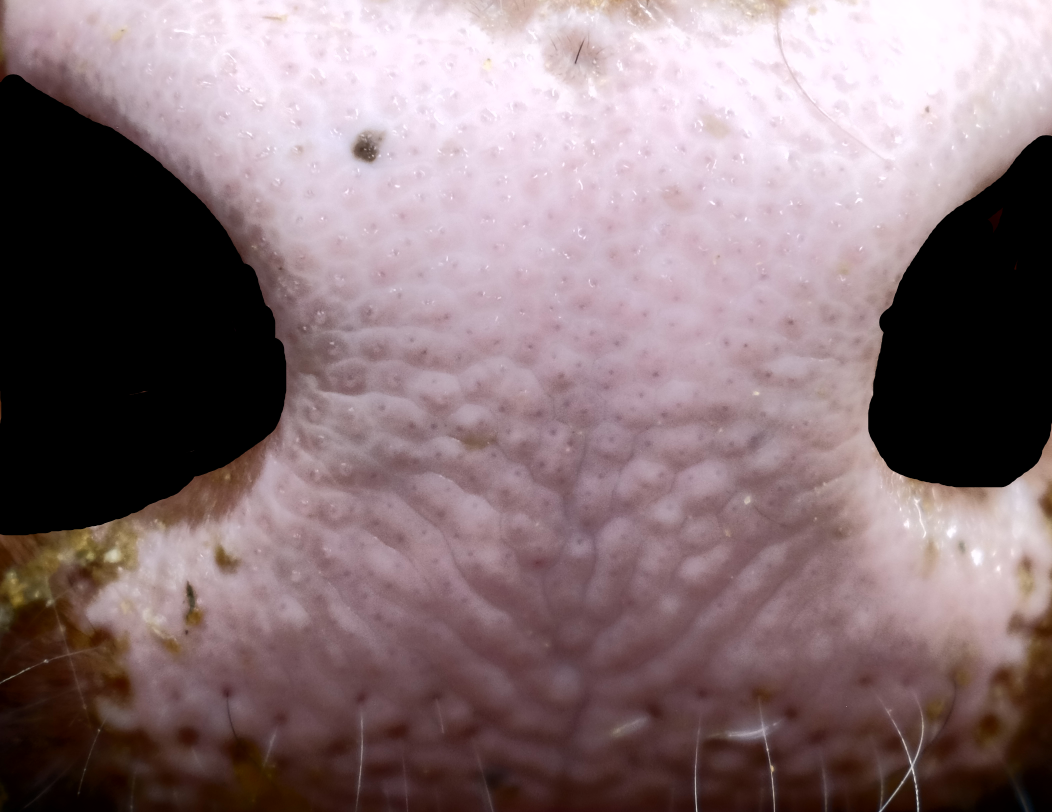
#> input picture images/testenhancednonostrils.png, 2104 x 1624 px, found by its file name (shown at 1/2 size)
$ python color_change.py   (older library calls are emulated)
#> lines starting #> are read from the running program, lines starting #| are printed output that depends on the picture
import cv2

# Load the image
img = cv2.imread('images\\testenhancednonostrils.png')
#> img is the input picture: shape (1624, 2104, 3); mean B, G, R 118.7, 114.8, 134.9

# Convert the image to grayscale
gray = cv2.cvtColor(img, cv2.COLOR_BGR2GRAY)
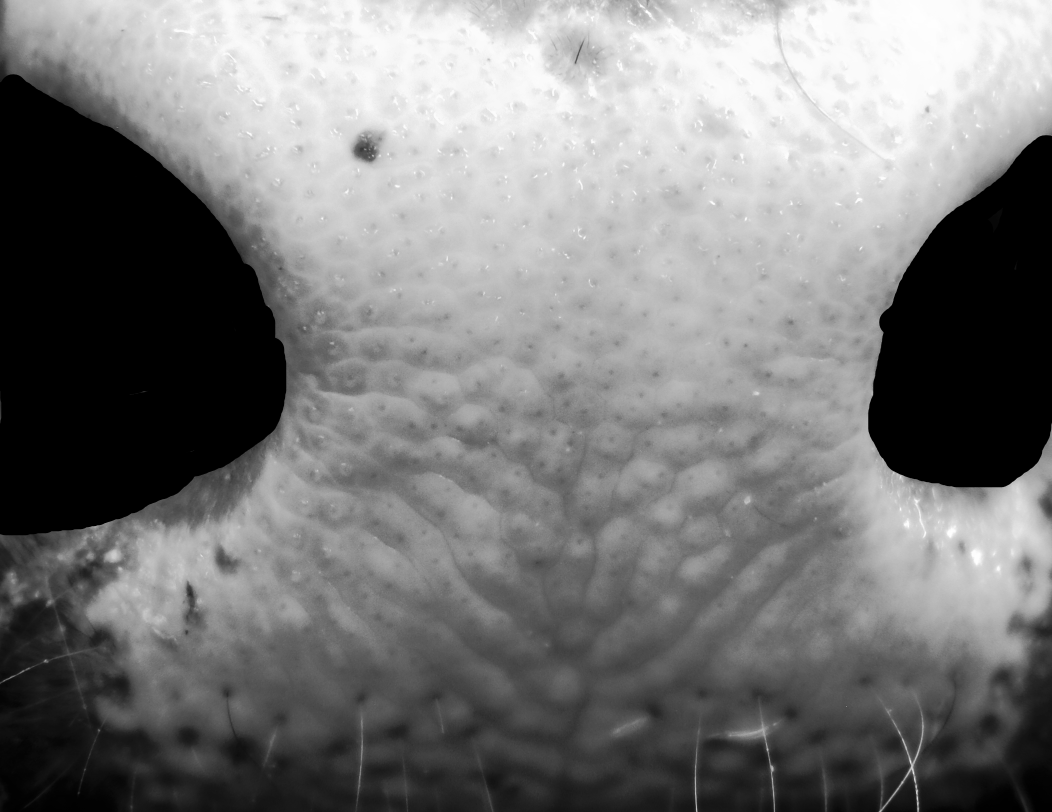
#> gray: shape (1624, 2104) (shown at 1/2 size); min 0, max 254, mean 121.3

# Apply the Laplacian filter
laplacian = cv2.Laplacian(gray, cv2.CV_64F)
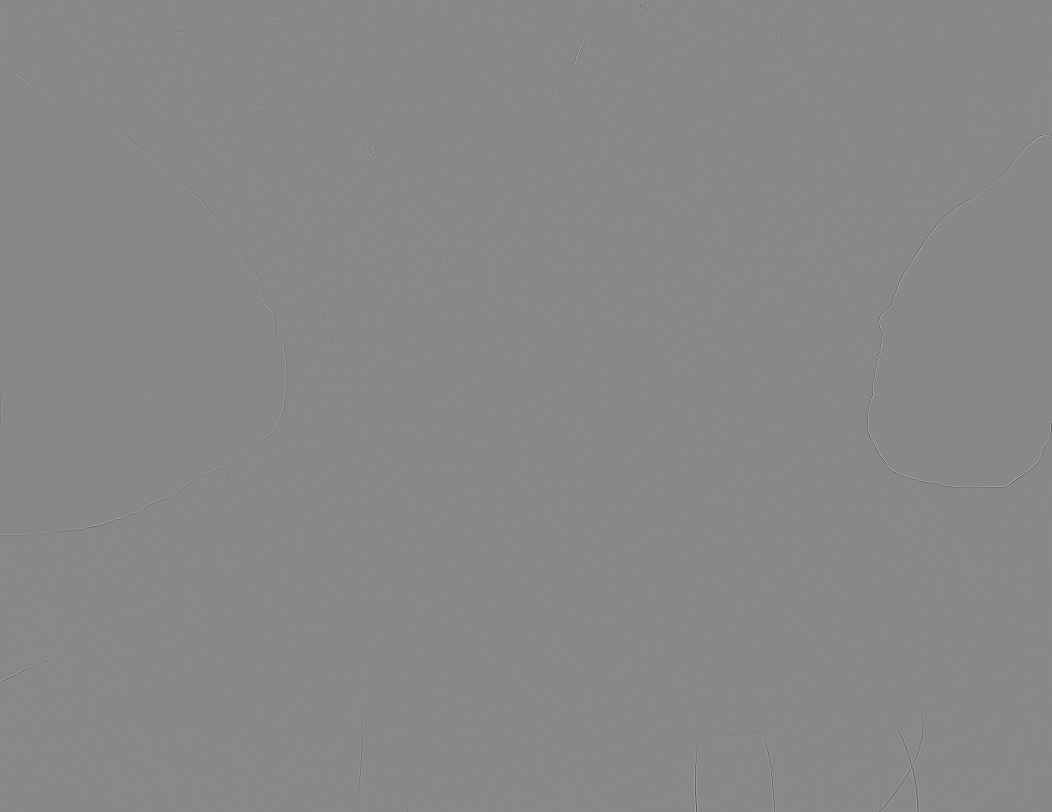
#> laplacian: shape (1624, 2104) float64 (shown at 1/2 size); min -280, max 243, mean 0; drawn with min black and max white

# Rescale the Laplacian output to 0-255
laplacian_rescaled = cv2.convertScaleAbs(laplacian)
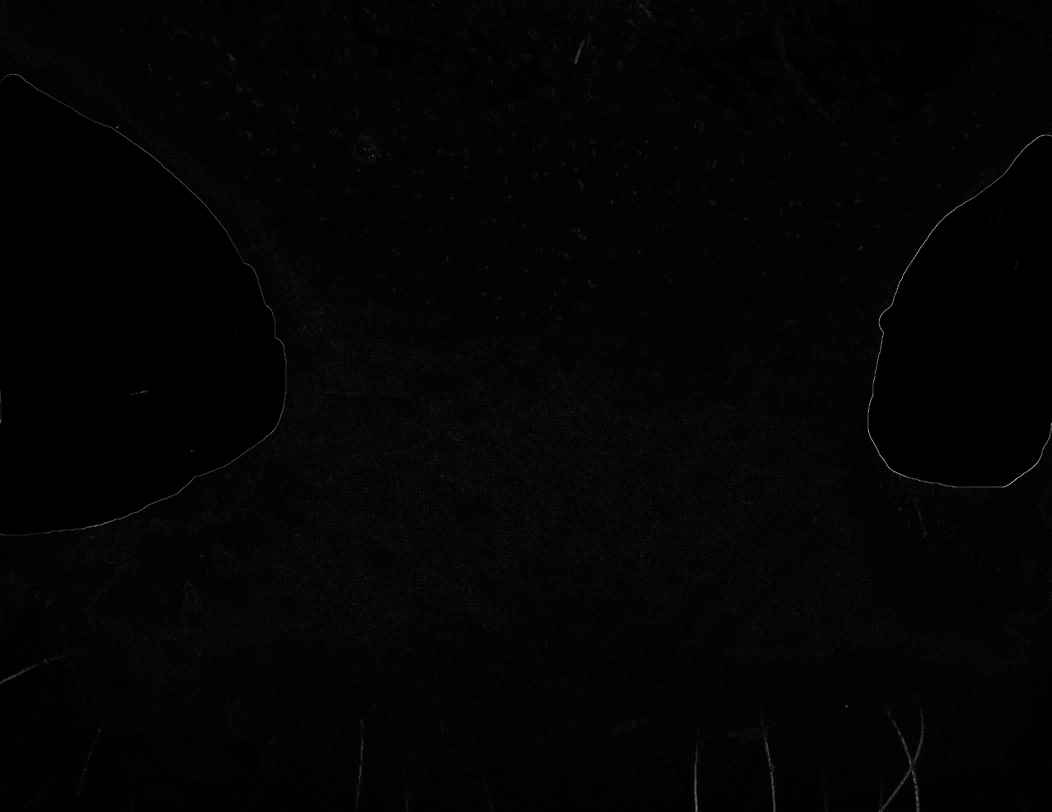
#> laplacian_rescaled: shape (1624, 2104) (shown at 1/2 size); min 0, max 255, mean 3.3

# Display the result
cv2.imshow('Laplacian Filter', laplacian_rescaled)
cv2.waitKey(0)
cv2.destroyAllWindows()

$ run again, with images/0.png copied over images/testenhancednonostrils.png
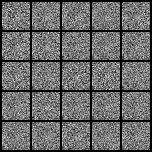
#> input picture images/0.png, 152 x 152 px, found by its file name
#> img is the input picture: shape (152, 152, 3); min 0, max 255, mean 104.4
#> `laplacian = cv2.Laplacian(gray, cv2.CV_64F)`:
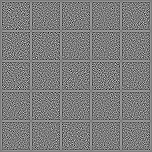
#> laplacian: shape (152, 152) float64; min -617, max 641, mean 0; drawn with min black and max white
#> `laplacian_rescaled = cv2.convertScaleAbs(laplacian)`:
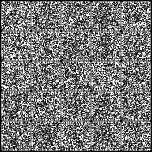
#> laplacian_rescaled: shape (152, 152); min 0, max 255, mean 118.9
